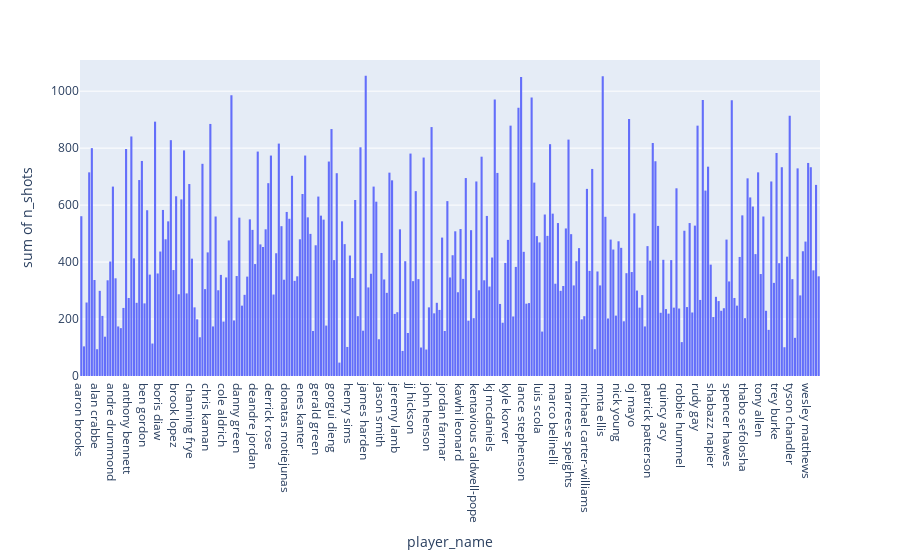
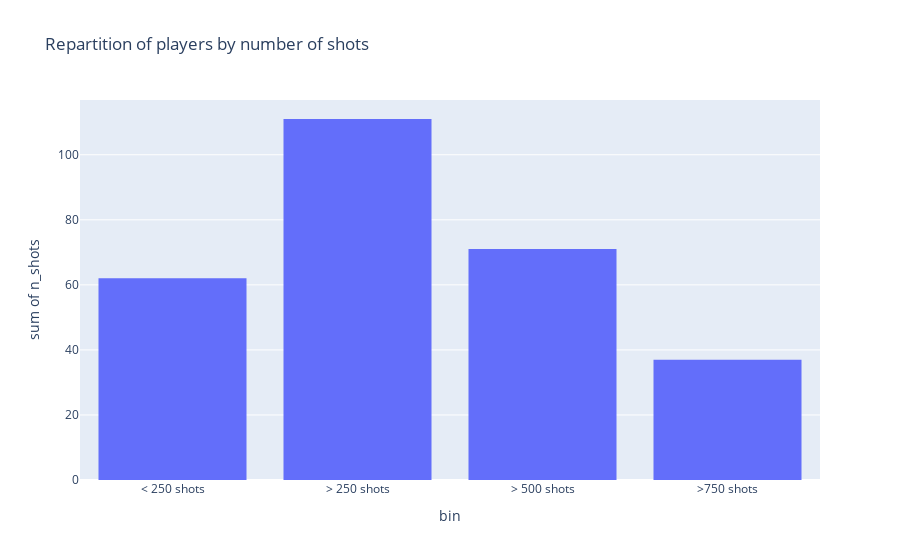

The cell these charts' notebook holds for them, in order:
### Code cell
fig = px.histogram(repartition, x='player_name', y='n_shots')
fig.show()

def binning(value):
    if value> 750:
        return '>750 shots'
    elif value > 500:
        return '> 500 shots'
    elif value > 250:
        return '> 250 shots'
    else:
        return '< 250 shots'
    
repartition['bin'] = repartition['n_shots'].apply(binning)

rep_bin = repartition.groupby('bin')['n_shots'].count()
rep_bin = rep_bin.to_frame().reset_index()
print(rep_bin)

fig = px.histogram(rep_bin, x='bin', y='n_shots', title='Repartition of players by number of shots')
fig.show()

### Figure 1 — Plotly figure (JSON) as saved in the notebook; plotly's stock layout.template omitted (floating-point values rounded to 4 significant figures; data arrays with more than 128 entries replaced by an {"elided": "..."} marker saying what was removed)
{"data": [{"alignmentgroup": "True", "bingroup": "x", "histfunc": "sum", "hovertemplate": "player_name=%{x}<br>sum of n_shots=%{y}<extra></extra>", "legendgroup": "", "marker": {"color": "#636efa", "pattern": {"shape": ""}}, "name": "", "offsetgroup": "", "orientation": "v", "showlegend": false, "type": "histogram", "x": {"elided": "281 str values"}, "xaxis": "x", "y": {"elided": "281 int values"}, "yaxis": "y"}], "layout": {"autosize": true, "barmode": "relative", "legend": {"tracegroupgap": 0}, "margin": {"t": 60}, "xaxis": {"anchor": "y", "autorange": true, "domain": [0, 1], "range": [-0.5, 280.5], "title": {"text": "player_name"}, "type": "category"}, "yaxis": {"anchor": "x", "autorange": true, "domain": [0, 1], "range": [0, 1109.0], "title": {"text": "sum of n_shots"}, "type": "linear"}}}

### Figure 2 — Plotly figure (JSON) as saved in the notebook; plotly's stock layout.template omitted (floating-point values rounded to 4 significant figures)
{"data": [{"alignmentgroup": "True", "bingroup": "x", "histfunc": "sum", "hovertemplate": "bin=%{x}<br>sum of n_shots=%{y}<extra></extra>", "legendgroup": "", "marker": {"color": "#636efa", "pattern": {"shape": ""}}, "name": "", "offsetgroup": "", "orientation": "v", "showlegend": false, "type": "histogram", "x": ["< 250 shots", "> 250 shots", "> 500 shots", ">750 shots"], "xaxis": "x", "y": [62, 111, 71, 37], "yaxis": "y"}], "layout": {"autosize": true, "barmode": "relative", "legend": {"tracegroupgap": 0}, "title": {"text": "Repartition of players by number of shots"}, "xaxis": {"anchor": "y", "autorange": true, "domain": [0, 1], "range": [-0.5, 3.5], "title": {"text": "bin"}, "type": "category"}, "yaxis": {"anchor": "x", "autorange": true, "domain": [0, 1], "range": [0, 116.8], "title": {"text": "sum of n_shots"}, "type": "linear"}}}
